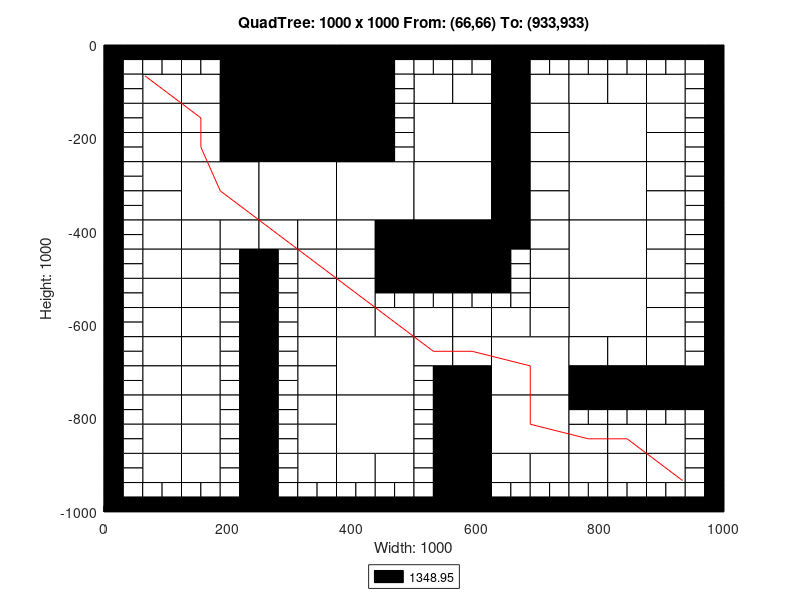

Reproduce this figure in MATLAB.
axis([0 1000 -1000 0]);
title('QuadTree: 1000 x 1000 From: (66,66) To: (933,933)');
xlabel('Width: 1000');
ylabel('Height: 1000');
rectangle('Position',[250 -125 125 125], 'FaceColor',[0 0 0]);
rectangle('Position',[250 -250 125 125], 'FaceColor',[0 0 0]);
rectangle('Position',[125 -375 125 125], 'FaceColor',[1 1 1]);
rectangle('Position',[250 -375 125 125], 'FaceColor',[1 1 1]);
rectangle('Position',[375 -375 125 125], 'FaceColor',[1 1 1]);
rectangle('Position',[500 -250 125 125], 'FaceColor',[1 1 1]);
rectangle('Position',[750 -250 125 125], 'FaceColor',[1 1 1]);
rectangle('Position',[500 -375 125 125], 'FaceColor',[1 1 1]);
rectangle('Position',[500 -500 125 125], 'FaceColor',[0 0 0]);
rectangle('Position',[750 -375 125 125], 'FaceColor',[1 1 1]);
rectangle('Position',[750 -500 125 125], 'FaceColor',[1 1 1]);
rectangle('Position',[375 -750 125 125], 'FaceColor',[1 1 1]);
rectangle('Position',[375 -875 125 125], 'FaceColor',[1 1 1]);
rectangle('Position',[625 -750 125 125], 'FaceColor',[1 1 1]);
rectangle('Position',[750 -625 125 125], 'FaceColor',[1 1 1]);
rectangle('Position',[625 -875 125 125], 'FaceColor',[1 1 1]);
rectangle('Position',[62.5 -125 62.5 62.5], 'FaceColor',[1 1 1]);
rectangle('Position',[187.5 -62.5 62.5 62.5], 'FaceColor',[0 0 0]);
rectangle('Position',[125 -125 62.5 62.5], 'FaceColor',[1 1 1]);
rectangle('Position',[187.5 -125 62.5 62.5], 'FaceColor',[0 0 0]);
rectangle('Position',[62.5 -187.5 62.5 62.5], 'FaceColor',[1 1 1]);
rectangle('Position',[62.5 -250 62.5 62.5], 'FaceColor',[1 1 1]);
rectangle('Position',[125 -187.5 62.5 62.5], 'FaceColor',[1 1 1]);
rectangle('Position',[187.5 -187.5 62.5 62.5], 'FaceColor',[0 0 0]);
rectangle('Position',[125 -250 62.5 62.5], 'FaceColor',[1 1 1]);
rectangle('Position',[187.5 -250 62.5 62.5], 'FaceColor',[0 0 0]);
rectangle('Position',[375 -62.5 62.5 62.5], 'FaceColor',[0 0 0]);
rectangle('Position',[375 -125 62.5 62.5], 'FaceColor',[0 0 0]);
rectangle('Position',[375 -187.5 62.5 62.5], 'FaceColor',[0 0 0]);
rectangle('Position',[375 -250 62.5 62.5], 'FaceColor',[0 0 0]);
rectangle('Position',[62.5 -312.5 62.5 62.5], 'FaceColor',[1 1 1]);
rectangle('Position',[62.5 -375 62.5 62.5], 'FaceColor',[1 1 1]);
rectangle('Position',[62.5 -437.5 62.5 62.5], 'FaceColor',[1 1 1]);
rectangle('Position',[62.5 -500 62.5 62.5], 'FaceColor',[1 1 1]);
rectangle('Position',[125 -437.5 62.5 62.5], 'FaceColor',[1 1 1]);
rectangle('Position',[187.5 -437.5 62.5 62.5], 'FaceColor',[1 1 1]);
rectangle('Position',[125 -500 62.5 62.5], 'FaceColor',[1 1 1]);
rectangle('Position',[250 -437.5 62.5 62.5], 'FaceColor',[1 1 1]);
rectangle('Position',[312.5 -437.5 62.5 62.5], 'FaceColor',[1 1 1]);
rectangle('Position',[312.5 -500 62.5 62.5], 'FaceColor',[1 1 1]);
rectangle('Position',[375 -437.5 62.5 62.5], 'FaceColor',[1 1 1]);
rectangle('Position',[437.5 -437.5 62.5 62.5], 'FaceColor',[0 0 0]);
rectangle('Position',[375 -500 62.5 62.5], 'FaceColor',[1 1 1]);
rectangle('Position',[437.5 -500 62.5 62.5], 'FaceColor',[0 0 0]);
rectangle('Position',[500 -125 62.5 62.5], 'FaceColor',[1 1 1]);
rectangle('Position',[562.5 -125 62.5 62.5], 'FaceColor',[1 1 1]);
rectangle('Position',[625 -62.5 62.5 62.5], 'FaceColor',[0 0 0]);
rectangle('Position',[625 -125 62.5 62.5], 'FaceColor',[0 0 0]);
rectangle('Position',[687.5 -125 62.5 62.5], 'FaceColor',[1 1 1]);
rectangle('Position',[625 -187.5 62.5 62.5], 'FaceColor',[0 0 0]);
rectangle('Position',[687.5 -187.5 62.5 62.5], 'FaceColor',[1 1 1]);
rectangle('Position',[625 -250 62.5 62.5], 'FaceColor',[0 0 0]);
rectangle('Position',[687.5 -250 62.5 62.5], 'FaceColor',[1 1 1]);
rectangle('Position',[750 -125 62.5 62.5], 'FaceColor',[1 1 1]);
rectangle('Position',[812.5 -125 62.5 62.5], 'FaceColor',[1 1 1]);
rectangle('Position',[875 -125 62.5 62.5], 'FaceColor',[1 1 1]);
rectangle('Position',[875 -187.5 62.5 62.5], 'FaceColor',[1 1 1]);
rectangle('Position',[875 -250 62.5 62.5], 'FaceColor',[1 1 1]);
rectangle('Position',[625 -312.5 62.5 62.5], 'FaceColor',[0 0 0]);
rectangle('Position',[687.5 -312.5 62.5 62.5], 'FaceColor',[1 1 1]);
rectangle('Position',[625 -375 62.5 62.5], 'FaceColor',[0 0 0]);
rectangle('Position',[687.5 -375 62.5 62.5], 'FaceColor',[1 1 1]);
rectangle('Position',[625 -437.5 62.5 62.5], 'FaceColor',[0 0 0]);
rectangle('Position',[687.5 -437.5 62.5 62.5], 'FaceColor',[1 1 1]);
rectangle('Position',[687.5 -500 62.5 62.5], 'FaceColor',[1 1 1]);
rectangle('Position',[875 -312.5 62.5 62.5], 'FaceColor',[1 1 1]);
rectangle('Position',[875 -375 62.5 62.5], 'FaceColor',[1 1 1]);
rectangle('Position',[875 -437.5 62.5 62.5], 'FaceColor',[1 1 1]);
rectangle('Position',[875 -500 62.5 62.5], 'FaceColor',[1 1 1]);
rectangle('Position',[62.5 -562.5 62.5 62.5], 'FaceColor',[1 1 1]);
rectangle('Position',[62.5 -625 62.5 62.5], 'FaceColor',[1 1 1]);
rectangle('Position',[125 -562.5 62.5 62.5], 'FaceColor',[1 1 1]);
rectangle('Position',[125 -625 62.5 62.5], 'FaceColor',[1 1 1]);
rectangle('Position',[62.5 -687.5 62.5 62.5], 'FaceColor',[1 1 1]);
rectangle('Position',[62.5 -750 62.5 62.5], 'FaceColor',[1 1 1]);
rectangle('Position',[125 -687.5 62.5 62.5], 'FaceColor',[1 1 1]);
rectangle('Position',[125 -750 62.5 62.5], 'FaceColor',[1 1 1]);
rectangle('Position',[312.5 -562.5 62.5 62.5], 'FaceColor',[1 1 1]);
rectangle('Position',[312.5 -625 62.5 62.5], 'FaceColor',[1 1 1]);
rectangle('Position',[375 -562.5 62.5 62.5], 'FaceColor',[1 1 1]);
rectangle('Position',[375 -625 62.5 62.5], 'FaceColor',[1 1 1]);
rectangle('Position',[437.5 -625 62.5 62.5], 'FaceColor',[1 1 1]);
rectangle('Position',[312.5 -687.5 62.5 62.5], 'FaceColor',[1 1 1]);
rectangle('Position',[312.5 -750 62.5 62.5], 'FaceColor',[1 1 1]);
rectangle('Position',[62.5 -812.5 62.5 62.5], 'FaceColor',[1 1 1]);
rectangle('Position',[62.5 -875 62.5 62.5], 'FaceColor',[1 1 1]);
rectangle('Position',[125 -812.5 62.5 62.5], 'FaceColor',[1 1 1]);
rectangle('Position',[125 -875 62.5 62.5], 'FaceColor',[1 1 1]);
rectangle('Position',[62.5 -937.5 62.5 62.5], 'FaceColor',[1 1 1]);
rectangle('Position',[125 -937.5 62.5 62.5], 'FaceColor',[1 1 1]);
rectangle('Position',[312.5 -812.5 62.5 62.5], 'FaceColor',[1 1 1]);
rectangle('Position',[312.5 -875 62.5 62.5], 'FaceColor',[1 1 1]);
rectangle('Position',[312.5 -937.5 62.5 62.5], 'FaceColor',[1 1 1]);
rectangle('Position',[375 -937.5 62.5 62.5], 'FaceColor',[1 1 1]);
rectangle('Position',[437.5 -937.5 62.5 62.5], 'FaceColor',[1 1 1]);
rectangle('Position',[500 -625 62.5 62.5], 'FaceColor',[1 1 1]);
rectangle('Position',[562.5 -625 62.5 62.5], 'FaceColor',[1 1 1]);
rectangle('Position',[687.5 -562.5 62.5 62.5], 'FaceColor',[1 1 1]);
rectangle('Position',[625 -625 62.5 62.5], 'FaceColor',[1 1 1]);
rectangle('Position',[687.5 -625 62.5 62.5], 'FaceColor',[1 1 1]);
rectangle('Position',[500 -687.5 62.5 62.5], 'FaceColor',[1 1 1]);
rectangle('Position',[562.5 -687.5 62.5 62.5], 'FaceColor',[1 1 1]);
rectangle('Position',[562.5 -750 62.5 62.5], 'FaceColor',[0 0 0]);
rectangle('Position',[875 -562.5 62.5 62.5], 'FaceColor',[1 1 1]);
rectangle('Position',[875 -625 62.5 62.5], 'FaceColor',[1 1 1]);
rectangle('Position',[750 -687.5 62.5 62.5], 'FaceColor',[1 1 1]);
rectangle('Position',[812.5 -687.5 62.5 62.5], 'FaceColor',[1 1 1]);
rectangle('Position',[750 -750 62.5 62.5], 'FaceColor',[0 0 0]);
rectangle('Position',[812.5 -750 62.5 62.5], 'FaceColor',[0 0 0]);
rectangle('Position',[875 -687.5 62.5 62.5], 'FaceColor',[1 1 1]);
rectangle('Position',[875 -750 62.5 62.5], 'FaceColor',[0 0 0]);
rectangle('Position',[937.5 -750 62.5 62.5], 'FaceColor',[0 0 0]);
rectangle('Position',[562.5 -812.5 62.5 62.5], 'FaceColor',[0 0 0]);
rectangle('Position',[562.5 -875 62.5 62.5], 'FaceColor',[0 0 0]);
rectangle('Position',[562.5 -937.5 62.5 62.5], 'FaceColor',[0 0 0]);
rectangle('Position',[562.5 -1000 62.5 62.5], 'FaceColor',[0 0 0]);
rectangle('Position',[625 -937.5 62.5 62.5], 'FaceColor',[1 1 1]);
rectangle('Position',[687.5 -937.5 62.5 62.5], 'FaceColor',[1 1 1]);
rectangle('Position',[750 -875 62.5 62.5], 'FaceColor',[1 1 1]);
rectangle('Position',[812.5 -875 62.5 62.5], 'FaceColor',[1 1 1]);
rectangle('Position',[875 -875 62.5 62.5], 'FaceColor',[1 1 1]);
rectangle('Position',[750 -937.5 62.5 62.5], 'FaceColor',[1 1 1]);
rectangle('Position',[812.5 -937.5 62.5 62.5], 'FaceColor',[1 1 1]);
rectangle('Position',[875 -937.5 62.5 62.5], 'FaceColor',[1 1 1]);
rectangle('Position',[0 -31.25 31.25 31.25], 'FaceColor',[0 0 0]);
rectangle('Position',[31.25 -31.25 31.25 31.25], 'FaceColor',[0 0 0]);
rectangle('Position',[0 -62.5 31.25 31.25], 'FaceColor',[0 0 0]);
rectangle('Position',[31.25 -62.5 31.25 31.25], 'FaceColor',[1 1 1]);
rectangle('Position',[62.5 -31.25 31.25 31.25], 'FaceColor',[0 0 0]);
rectangle('Position',[93.75 -31.25 31.25 31.25], 'FaceColor',[0 0 0]);
rectangle('Position',[62.5 -62.5 31.25 31.25], 'FaceColor',[1 1 1]);
rectangle('Position',[93.75 -62.5 31.25 31.25], 'FaceColor',[1 1 1]);
rectangle('Position',[0 -93.75 31.25 31.25], 'FaceColor',[0 0 0]);
rectangle('Position',[31.25 -93.75 31.25 31.25], 'FaceColor',[1 1 1]);
rectangle('Position',[0 -125 31.25 31.25], 'FaceColor',[0 0 0]);
rectangle('Position',[31.25 -125 31.25 31.25], 'FaceColor',[1 1 1]);
rectangle('Position',[125 -31.25 31.25 31.25], 'FaceColor',[0 0 0]);
rectangle('Position',[156.25 -31.25 31.25 31.25], 'FaceColor',[0 0 0]);
rectangle('Position',[125 -62.5 31.25 31.25], 'FaceColor',[1 1 1]);
rectangle('Position',[156.25 -62.5 31.25 31.25], 'FaceColor',[1 1 1]);
rectangle('Position',[0 -156.25 31.25 31.25], 'FaceColor',[0 0 0]);
rectangle('Position',[31.25 -156.25 31.25 31.25], 'FaceColor',[1 1 1]);
rectangle('Position',[0 -187.5 31.25 31.25], 'FaceColor',[0 0 0]);
rectangle('Position',[31.25 -187.5 31.25 31.25], 'FaceColor',[1 1 1]);
rectangle('Position',[0 -218.75 31.25 31.25], 'FaceColor',[0 0 0]);
rectangle('Position',[31.25 -218.75 31.25 31.25], 'FaceColor',[1 1 1]);
rectangle('Position',[0 -250 31.25 31.25], 'FaceColor',[0 0 0]);
rectangle('Position',[31.25 -250 31.25 31.25], 'FaceColor',[1 1 1]);
rectangle('Position',[437.5 -31.25 31.25 31.25], 'FaceColor',[0 0 0]);
rectangle('Position',[468.75 -31.25 31.25 31.25], 'FaceColor',[0 0 0]);
rectangle('Position',[437.5 -62.5 31.25 31.25], 'FaceColor',[0 0 0]);
rectangle('Position',[468.75 -62.5 31.25 31.25], 'FaceColor',[1 1 1]);
rectangle('Position',[437.5 -93.75 31.25 31.25], 'FaceColor',[0 0 0]);
rectangle('Position',[468.75 -93.75 31.25 31.25], 'FaceColor',[1 1 1]);
rectangle('Position',[437.5 -125 31.25 31.25], 'FaceColor',[0 0 0]);
rectangle('Position',[468.75 -125 31.25 31.25], 'FaceColor',[1 1 1]);
rectangle('Position',[437.5 -156.25 31.25 31.25], 'FaceColor',[0 0 0]);
rectangle('Position',[468.75 -156.25 31.25 31.25], 'FaceColor',[1 1 1]);
rectangle('Position',[437.5 -187.5 31.25 31.25], 'FaceColor',[0 0 0]);
rectangle('Position',[468.75 -187.5 31.25 31.25], 'FaceColor',[1 1 1]);
rectangle('Position',[437.5 -218.75 31.25 31.25], 'FaceColor',[0 0 0]);
rectangle('Position',[468.75 -218.75 31.25 31.25], 'FaceColor',[1 1 1]);
rectangle('Position',[437.5 -250 31.25 31.25], 'FaceColor',[0 0 0]);
rectangle('Position',[468.75 -250 31.25 31.25], 'FaceColor',[1 1 1]);
rectangle('Position',[0 -281.25 31.25 31.25], 'FaceColor',[0 0 0]);
rectangle('Position',[31.25 -281.25 31.25 31.25], 'FaceColor',[1 1 1]);
rectangle('Position',[0 -312.5 31.25 31.25], 'FaceColor',[0 0 0]);
rectangle('Position',[31.25 -312.5 31.25 31.25], 'FaceColor',[1 1 1]);
rectangle('Position',[0 -343.75 31.25 31.25], 'FaceColor',[0 0 0]);
rectangle('Position',[31.25 -343.75 31.25 31.25], 'FaceColor',[1 1 1]);
rectangle('Position',[0 -375 31.25 31.25], 'FaceColor',[0 0 0]);
rectangle('Position',[31.25 -375 31.25 31.25], 'FaceColor',[1 1 1]);
rectangle('Position',[0 -406.25 31.25 31.25], 'FaceColor',[0 0 0]);
rectangle('Position',[31.25 -406.25 31.25 31.25], 'FaceColor',[1 1 1]);
rectangle('Position',[0 -437.5 31.25 31.25], 'FaceColor',[0 0 0]);
rectangle('Position',[31.25 -437.5 31.25 31.25], 'FaceColor',[1 1 1]);
rectangle('Position',[0 -468.75 31.25 31.25], 'FaceColor',[0 0 0]);
rectangle('Position',[31.25 -468.75 31.25 31.25], 'FaceColor',[1 1 1]);
rectangle('Position',[0 -500 31.25 31.25], 'FaceColor',[0 0 0]);
rectangle('Position',[31.25 -500 31.25 31.25], 'FaceColor',[1 1 1]);
rectangle('Position',[187.5 -468.75 31.25 31.25], 'FaceColor',[1 1 1]);
rectangle('Position',[218.75 -468.75 31.25 31.25], 'FaceColor',[0 0 0]);
rectangle('Position',[187.5 -500 31.25 31.25], 'FaceColor',[1 1 1]);
rectangle('Position',[218.75 -500 31.25 31.25], 'FaceColor',[0 0 0]);
rectangle('Position',[250 -468.75 31.25 31.25], 'FaceColor',[0 0 0]);
rectangle('Position',[281.25 -468.75 31.25 31.25], 'FaceColor',[1 1 1]);
rectangle('Position',[250 -500 31.25 31.25], 'FaceColor',[0 0 0]);
rectangle('Position',[281.25 -500 31.25 31.25], 'FaceColor',[1 1 1]);
rectangle('Position',[500 -31.25 31.25 31.25], 'FaceColor',[0 0 0]);
rectangle('Position',[531.25 -31.25 31.25 31.25], 'FaceColor',[0 0 0]);
rectangle('Position',[500 -62.5 31.25 31.25], 'FaceColor',[1 1 1]);
rectangle('Position',[531.25 -62.5 31.25 31.25], 'FaceColor',[1 1 1]);
rectangle('Position',[562.5 -31.25 31.25 31.25], 'FaceColor',[0 0 0]);
rectangle('Position',[593.75 -31.25 31.25 31.25], 'FaceColor',[0 0 0]);
rectangle('Position',[562.5 -62.5 31.25 31.25], 'FaceColor',[1 1 1]);
rectangle('Position',[593.75 -62.5 31.25 31.25], 'FaceColor',[1 1 1]);
rectangle('Position',[687.5 -31.25 31.25 31.25], 'FaceColor',[0 0 0]);
rectangle('Position',[718.75 -31.25 31.25 31.25], 'FaceColor',[0 0 0]);
rectangle('Position',[687.5 -62.5 31.25 31.25], 'FaceColor',[1 1 1]);
rectangle('Position',[718.75 -62.5 31.25 31.25], 'FaceColor',[1 1 1]);
rectangle('Position',[750 -31.25 31.25 31.25], 'FaceColor',[0 0 0]);
rectangle('Position',[781.25 -31.25 31.25 31.25], 'FaceColor',[0 0 0]);
rectangle('Position',[750 -62.5 31.25 31.25], 'FaceColor',[1 1 1]);
rectangle('Position',[781.25 -62.5 31.25 31.25], 'FaceColor',[1 1 1]);
rectangle('Position',[812.5 -31.25 31.25 31.25], 'FaceColor',[0 0 0]);
rectangle('Position',[843.75 -31.25 31.25 31.25], 'FaceColor',[0 0 0]);
rectangle('Position',[812.5 -62.5 31.25 31.25], 'FaceColor',[1 1 1]);
rectangle('Position',[843.75 -62.5 31.25 31.25], 'FaceColor',[1 1 1]);
rectangle('Position',[875 -31.25 31.25 31.25], 'FaceColor',[0 0 0]);
rectangle('Position',[906.25 -31.25 31.25 31.25], 'FaceColor',[0 0 0]);
rectangle('Position',[875 -62.5 31.25 31.25], 'FaceColor',[1 1 1]);
rectangle('Position',[906.25 -62.5 31.25 31.25], 'FaceColor',[1 1 1]);
rectangle('Position',[937.5 -31.25 31.25 31.25], 'FaceColor',[0 0 0]);
rectangle('Position',[968.75 -31.25 31.25 31.25], 'FaceColor',[0 0 0]);
rectangle('Position',[937.5 -62.5 31.25 31.25], 'FaceColor',[1 1 1]);
rectangle('Position',[968.75 -62.5 31.25 31.25], 'FaceColor',[0 0 0]);
rectangle('Position',[937.5 -93.75 31.25 31.25], 'FaceColor',[1 1 1]);
rectangle('Position',[968.75 -93.75 31.25 31.25], 'FaceColor',[0 0 0]);
rectangle('Position',[937.5 -125 31.25 31.25], 'FaceColor',[1 1 1]);
rectangle('Position',[968.75 -125 31.25 31.25], 'FaceColor',[0 0 0]);
rectangle('Position',[937.5 -156.25 31.25 31.25], 'FaceColor',[1 1 1]);
rectangle('Position',[968.75 -156.25 31.25 31.25], 'FaceColor',[0 0 0]);
rectangle('Position',[937.5 -187.5 31.25 31.25], 'FaceColor',[1 1 1]);
rectangle('Position',[968.75 -187.5 31.25 31.25], 'FaceColor',[0 0 0]);
rectangle('Position',[937.5 -218.75 31.25 31.25], 'FaceColor',[1 1 1]);
rectangle('Position',[968.75 -218.75 31.25 31.25], 'FaceColor',[0 0 0]);
rectangle('Position',[937.5 -250 31.25 31.25], 'FaceColor',[1 1 1]);
rectangle('Position',[968.75 -250 31.25 31.25], 'FaceColor',[0 0 0]);
rectangle('Position',[625 -468.75 31.25 31.25], 'FaceColor',[0 0 0]);
rectangle('Position',[656.25 -468.75 31.25 31.25], 'FaceColor',[1 1 1]);
rectangle('Position',[625 -500 31.25 31.25], 'FaceColor',[0 0 0]);
rectangle('Position',[656.25 -500 31.25 31.25], 'FaceColor',[1 1 1]);
rectangle('Position',[937.5 -281.25 31.25 31.25], 'FaceColor',[1 1 1]);
rectangle('Position',[968.75 -281.25 31.25 31.25], 'FaceColor',[0 0 0]);
rectangle('Position',[937.5 -312.5 31.25 31.25], 'FaceColor',[1 1 1]);
rectangle('Position',[968.75 -312.5 31.25 31.25], 'FaceColor',[0 0 0]);
rectangle('Position',[937.5 -343.75 31.25 31.25], 'FaceColor',[1 1 1]);
rectangle('Position',[968.75 -343.75 31.25 31.25], 'FaceColor',[0 0 0]);
rectangle('Position',[937.5 -375 31.25 31.25], 'FaceColor',[1 1 1]);
rectangle('Position',[968.75 -375 31.25 31.25], 'FaceColor',[0 0 0]);
rectangle('Position',[937.5 -406.25 31.25 31.25], 'FaceColor',[1 1 1]);
rectangle('Position',[968.75 -406.25 31.25 31.25], 'FaceColor',[0 0 0]);
rectangle('Position',[937.5 -437.5 31.25 31.25], 'FaceColor',[1 1 1]);
rectangle('Position',[968.75 -437.5 31.25 31.25], 'FaceColor',[0 0 0]);
rectangle('Position',[937.5 -468.75 31.25 31.25], 'FaceColor',[1 1 1]);
rectangle('Position',[968.75 -468.75 31.25 31.25], 'FaceColor',[0 0 0]);
rectangle('Position',[937.5 -500 31.25 31.25], 'FaceColor',[1 1 1]);
rectangle('Position',[968.75 -500 31.25 31.25], 'FaceColor',[0 0 0]);
rectangle('Position',[0 -531.25 31.25 31.25], 'FaceColor',[0 0 0]);
rectangle('Position',[31.25 -531.25 31.25 31.25], 'FaceColor',[1 1 1]);
rectangle('Position',[0 -562.5 31.25 31.25], 'FaceColor',[0 0 0]);
rectangle('Position',[31.25 -562.5 31.25 31.25], 'FaceColor',[1 1 1]);
rectangle('Position',[0 -593.75 31.25 31.25], 'FaceColor',[0 0 0]);
rectangle('Position',[31.25 -593.75 31.25 31.25], 'FaceColor',[1 1 1]);
rectangle('Position',[0 -625 31.25 31.25], 'FaceColor',[0 0 0]);
rectangle('Position',[31.25 -625 31.25 31.25], 'FaceColor',[1 1 1]);
rectangle('Position',[187.5 -531.25 31.25 31.25], 'FaceColor',[1 1 1]);
rectangle('Position',[218.75 -531.25 31.25 31.25], 'FaceColor',[0 0 0]);
rectangle('Position',[187.5 -562.5 31.25 31.25], 'FaceColor',[1 1 1]);
rectangle('Position',[218.75 -562.5 31.25 31.25], 'FaceColor',[0 0 0]);
rectangle('Position',[187.5 -593.75 31.25 31.25], 'FaceColor',[1 1 1]);
rectangle('Position',[218.75 -593.75 31.25 31.25], 'FaceColor',[0 0 0]);
rectangle('Position',[187.5 -625 31.25 31.25], 'FaceColor',[1 1 1]);
rectangle('Position',[218.75 -625 31.25 31.25], 'FaceColor',[0 0 0]);
rectangle('Position',[0 -656.25 31.25 31.25], 'FaceColor',[0 0 0]);
rectangle('Position',[31.25 -656.25 31.25 31.25], 'FaceColor',[1 1 1]);
rectangle('Position',[0 -687.5 31.25 31.25], 'FaceColor',[0 0 0]);
rectangle('Position',[31.25 -687.5 31.25 31.25], 'FaceColor',[1 1 1]);
rectangle('Position',[0 -718.75 31.25 31.25], 'FaceColor',[0 0 0]);
rectangle('Position',[31.25 -718.75 31.25 31.25], 'FaceColor',[1 1 1]);
rectangle('Position',[0 -750 31.25 31.25], 'FaceColor',[0 0 0]);
rectangle('Position',[31.25 -750 31.25 31.25], 'FaceColor',[1 1 1]);
rectangle('Position',[187.5 -656.25 31.25 31.25], 'FaceColor',[1 1 1]);
rectangle('Position',[218.75 -656.25 31.25 31.25], 'FaceColor',[0 0 0]);
rectangle('Position',[187.5 -687.5 31.25 31.25], 'FaceColor',[1 1 1]);
rectangle('Position',[218.75 -687.5 31.25 31.25], 'FaceColor',[0 0 0]);
rectangle('Position',[187.5 -718.75 31.25 31.25], 'FaceColor',[1 1 1]);
rectangle('Position',[218.75 -718.75 31.25 31.25], 'FaceColor',[0 0 0]);
rectangle('Position',[187.5 -750 31.25 31.25], 'FaceColor',[1 1 1]);
rectangle('Position',[218.75 -750 31.25 31.25], 'FaceColor',[0 0 0]);
rectangle('Position',[250 -531.25 31.25 31.25], 'FaceColor',[0 0 0]);
rectangle('Position',[281.25 -531.25 31.25 31.25], 'FaceColor',[1 1 1]);
rectangle('Position',[250 -562.5 31.25 31.25], 'FaceColor',[0 0 0]);
rectangle('Position',[281.25 -562.5 31.25 31.25], 'FaceColor',[1 1 1]);
rectangle('Position',[250 -593.75 31.25 31.25], 'FaceColor',[0 0 0]);
rectangle('Position',[281.25 -593.75 31.25 31.25], 'FaceColor',[1 1 1]);
rectangle('Position',[250 -625 31.25 31.25], 'FaceColor',[0 0 0]);
rectangle('Position',[281.25 -625 31.25 31.25], 'FaceColor',[1 1 1]);
rectangle('Position',[437.5 -531.25 31.25 31.25], 'FaceColor',[0 0 0]);
rectangle('Position',[468.75 -531.25 31.25 31.25], 'FaceColor',[0 0 0]);
rectangle('Position',[437.5 -562.5 31.25 31.25], 'FaceColor',[1 1 1]);
rectangle('Position',[468.75 -562.5 31.25 31.25], 'FaceColor',[1 1 1]);
rectangle('Position',[250 -656.25 31.25 31.25], 'FaceColor',[0 0 0]);
rectangle('Position',[281.25 -656.25 31.25 31.25], 'FaceColor',[1 1 1]);
rectangle('Position',[250 -687.5 31.25 31.25], 'FaceColor',[0 0 0]);
rectangle('Position',[281.25 -687.5 31.25 31.25], 'FaceColor',[1 1 1]);
rectangle('Position',[250 -718.75 31.25 31.25], 'FaceColor',[0 0 0]);
rectangle('Position',[281.25 -718.75 31.25 31.25], 'FaceColor',[1 1 1]);
rectangle('Position',[250 -750 31.25 31.25], 'FaceColor',[0 0 0]);
rectangle('Position',[281.25 -750 31.25 31.25], 'FaceColor',[1 1 1]);
rectangle('Position',[0 -781.25 31.25 31.25], 'FaceColor',[0 0 0]);
rectangle('Position',[31.25 -781.25 31.25 31.25], 'FaceColor',[1 1 1]);
rectangle('Position',[0 -812.5 31.25 31.25], 'FaceColor',[0 0 0]);
rectangle('Position',[31.25 -812.5 31.25 31.25], 'FaceColor',[1 1 1]);
rectangle('Position',[0 -843.75 31.25 31.25], 'FaceColor',[0 0 0]);
rectangle('Position',[31.25 -843.75 31.25 31.25], 'FaceColor',[1 1 1]);
rectangle('Position',[0 -875 31.25 31.25], 'FaceColor',[0 0 0]);
rectangle('Position',[31.25 -875 31.25 31.25], 'FaceColor',[1 1 1]);
rectangle('Position',[187.5 -781.25 31.25 31.25], 'FaceColor',[1 1 1]);
rectangle('Position',[218.75 -781.25 31.25 31.25], 'FaceColor',[0 0 0]);
rectangle('Position',[187.5 -812.5 31.25 31.25], 'FaceColor',[1 1 1]);
rectangle('Position',[218.75 -812.5 31.25 31.25], 'FaceColor',[0 0 0]);
rectangle('Position',[187.5 -843.75 31.25 31.25], 'FaceColor',[1 1 1]);
rectangle('Position',[218.75 -843.75 31.25 31.25], 'FaceColor',[0 0 0]);
rectangle('Position',[187.5 -875 31.25 31.25], 'FaceColor',[1 1 1]);
rectangle('Position',[218.75 -875 31.25 31.25], 'FaceColor',[0 0 0]);
rectangle('Position',[0 -906.25 31.25 31.25], 'FaceColor',[0 0 0]);
rectangle('Position',[31.25 -906.25 31.25 31.25], 'FaceColor',[1 1 1]);
rectangle('Position',[0 -937.5 31.25 31.25], 'FaceColor',[0 0 0]);
rectangle('Position',[31.25 -937.5 31.25 31.25], 'FaceColor',[1 1 1]);
rectangle('Position',[0 -968.75 31.25 31.25], 'FaceColor',[0 0 0]);
rectangle('Position',[31.25 -968.75 31.25 31.25], 'FaceColor',[1 1 1]);
rectangle('Position',[0 -1000 31.25 31.25], 'FaceColor',[0 0 0]);
rectangle('Position',[31.25 -1000 31.25 31.25], 'FaceColor',[0 0 0]);
rectangle('Position',[62.5 -968.75 31.25 31.25], 'FaceColor',[1 1 1]);
rectangle('Position',[93.75 -968.75 31.25 31.25], 'FaceColor',[1 1 1]);
rectangle('Position',[62.5 -1000 31.25 31.25], 'FaceColor',[0 0 0]);
rectangle('Position',[93.75 -1000 31.25 31.25], 'FaceColor',[0 0 0]);
rectangle('Position',[187.5 -906.25 31.25 31.25], 'FaceColor',[1 1 1]);
rectangle('Position',[218.75 -906.25 31.25 31.25], 'FaceColor',[0 0 0]);
rectangle('Position',[187.5 -937.5 31.25 31.25], 'FaceColor',[1 1 1]);
rectangle('Position',[218.75 -937.5 31.25 31.25], 'FaceColor',[0 0 0]);
rectangle('Position',[125 -968.75 31.25 31.25], 'FaceColor',[1 1 1]);
rectangle('Position',[156.25 -968.75 31.25 31.25], 'FaceColor',[1 1 1]);
rectangle('Position',[125 -1000 31.25 31.25], 'FaceColor',[0 0 0]);
rectangle('Position',[156.25 -1000 31.25 31.25], 'FaceColor',[0 0 0]);
rectangle('Position',[187.5 -968.75 31.25 31.25], 'FaceColor',[1 1 1]);
rectangle('Position',[218.75 -968.75 31.25 31.25], 'FaceColor',[0 0 0]);
rectangle('Position',[187.5 -1000 31.25 31.25], 'FaceColor',[0 0 0]);
rectangle('Position',[218.75 -1000 31.25 31.25], 'FaceColor',[0 0 0]);
rectangle('Position',[250 -781.25 31.25 31.25], 'FaceColor',[0 0 0]);
rectangle('Position',[281.25 -781.25 31.25 31.25], 'FaceColor',[1 1 1]);
rectangle('Position',[250 -812.5 31.25 31.25], 'FaceColor',[0 0 0]);
rectangle('Position',[281.25 -812.5 31.25 31.25], 'FaceColor',[1 1 1]);
rectangle('Position',[250 -843.75 31.25 31.25], 'FaceColor',[0 0 0]);
rectangle('Position',[281.25 -843.75 31.25 31.25], 'FaceColor',[1 1 1]);
rectangle('Position',[250 -875 31.25 31.25], 'FaceColor',[0 0 0]);
rectangle('Position',[281.25 -875 31.25 31.25], 'FaceColor',[1 1 1]);
rectangle('Position',[250 -906.25 31.25 31.25], 'FaceColor',[0 0 0]);
rectangle('Position',[281.25 -906.25 31.25 31.25], 'FaceColor',[1 1 1]);
rectangle('Position',[250 -937.5 31.25 31.25], 'FaceColor',[0 0 0]);
rectangle('Position',[281.25 -937.5 31.25 31.25], 'FaceColor',[1 1 1]);
rectangle('Position',[250 -968.75 31.25 31.25], 'FaceColor',[0 0 0]);
rectangle('Position',[281.25 -968.75 31.25 31.25], 'FaceColor',[1 1 1]);
rectangle('Position',[250 -1000 31.25 31.25], 'FaceColor',[0 0 0]);
rectangle('Position',[281.25 -1000 31.25 31.25], 'FaceColor',[0 0 0]);
rectangle('Position',[312.5 -968.75 31.25 31.25], 'FaceColor',[1 1 1]);
rectangle('Position',[343.75 -968.75 31.25 31.25], 'FaceColor',[1 1 1]);
rectangle('Position',[312.5 -1000 31.25 31.25], 'FaceColor',[0 0 0]);
rectangle('Position',[343.75 -1000 31.25 31.25], 'FaceColor',[0 0 0]);
rectangle('Position',[375 -968.75 31.25 31.25], 'FaceColor',[1 1 1]);
rectangle('Position',[406.25 -968.75 31.25 31.25], 'FaceColor',[1 1 1]);
rectangle('Position',[375 -1000 31.25 31.25], 'FaceColor',[0 0 0]);
rectangle('Position',[406.25 -1000 31.25 31.25], 'FaceColor',[0 0 0]);
rectangle('Position',[437.5 -968.75 31.25 31.25], 'FaceColor',[1 1 1]);
rectangle('Position',[468.75 -968.75 31.25 31.25], 'FaceColor',[1 1 1]);
rectangle('Position',[437.5 -1000 31.25 31.25], 'FaceColor',[0 0 0]);
rectangle('Position',[468.75 -1000 31.25 31.25], 'FaceColor',[0 0 0]);
rectangle('Position',[500 -531.25 31.25 31.25], 'FaceColor',[0 0 0]);
rectangle('Position',[531.25 -531.25 31.25 31.25], 'FaceColor',[0 0 0]);
rectangle('Position',[500 -562.5 31.25 31.25], 'FaceColor',[1 1 1]);
rectangle('Position',[531.25 -562.5 31.25 31.25], 'FaceColor',[1 1 1]);
rectangle('Position',[562.5 -531.25 31.25 31.25], 'FaceColor',[0 0 0]);
rectangle('Position',[593.75 -531.25 31.25 31.25], 'FaceColor',[0 0 0]);
rectangle('Position',[562.5 -562.5 31.25 31.25], 'FaceColor',[1 1 1]);
rectangle('Position',[593.75 -562.5 31.25 31.25], 'FaceColor',[1 1 1]);
rectangle('Position',[625 -531.25 31.25 31.25], 'FaceColor',[0 0 0]);
rectangle('Position',[656.25 -531.25 31.25 31.25], 'FaceColor',[1 1 1]);
rectangle('Position',[625 -562.5 31.25 31.25], 'FaceColor',[1 1 1]);
rectangle('Position',[656.25 -562.5 31.25 31.25], 'FaceColor',[1 1 1]);
rectangle('Position',[500 -718.75 31.25 31.25], 'FaceColor',[1 1 1]);
rectangle('Position',[531.25 -718.75 31.25 31.25], 'FaceColor',[0 0 0]);
rectangle('Position',[500 -750 31.25 31.25], 'FaceColor',[1 1 1]);
rectangle('Position',[531.25 -750 31.25 31.25], 'FaceColor',[0 0 0]);
rectangle('Position',[937.5 -531.25 31.25 31.25], 'FaceColor',[1 1 1]);
rectangle('Position',[968.75 -531.25 31.25 31.25], 'FaceColor',[0 0 0]);
rectangle('Position',[937.5 -562.5 31.25 31.25], 'FaceColor',[1 1 1]);
rectangle('Position',[968.75 -562.5 31.25 31.25], 'FaceColor',[0 0 0]);
rectangle('Position',[937.5 -593.75 31.25 31.25], 'FaceColor',[1 1 1]);
rectangle('Position',[968.75 -593.75 31.25 31.25], 'FaceColor',[0 0 0]);
rectangle('Position',[937.5 -625 31.25 31.25], 'FaceColor',[1 1 1]);
rectangle('Position',[968.75 -625 31.25 31.25], 'FaceColor',[0 0 0]);
rectangle('Position',[937.5 -656.25 31.25 31.25], 'FaceColor',[1 1 1]);
rectangle('Position',[968.75 -656.25 31.25 31.25], 'FaceColor',[0 0 0]);
rectangle('Position',[937.5 -687.5 31.25 31.25], 'FaceColor',[1 1 1]);
rectangle('Position',[968.75 -687.5 31.25 31.25], 'FaceColor',[0 0 0]);
rectangle('Position',[500 -781.25 31.25 31.25], 'FaceColor',[1 1 1]);
rectangle('Position',[531.25 -781.25 31.25 31.25], 'FaceColor',[0 0 0]);
rectangle('Position',[500 -812.5 31.25 31.25], 'FaceColor',[1 1 1]);
rectangle('Position',[531.25 -812.5 31.25 31.25], 'FaceColor',[0 0 0]);
rectangle('Position',[500 -843.75 31.25 31.25], 'FaceColor',[1 1 1]);
rectangle('Position',[531.25 -843.75 31.25 31.25], 'FaceColor',[0 0 0]);
rectangle('Position',[500 -875 31.25 31.25], 'FaceColor',[1 1 1]);
rectangle('Position',[531.25 -875 31.25 31.25], 'FaceColor',[0 0 0]);
rectangle('Position',[500 -906.25 31.25 31.25], 'FaceColor',[1 1 1]);
rectangle('Position',[531.25 -906.25 31.25 31.25], 'FaceColor',[0 0 0]);
rectangle('Position',[500 -937.5 31.25 31.25], 'FaceColor',[1 1 1]);
rectangle('Position',[531.25 -937.5 31.25 31.25], 'FaceColor',[0 0 0]);
rectangle('Position',[500 -968.75 31.25 31.25], 'FaceColor',[1 1 1]);
rectangle('Position',[531.25 -968.75 31.25 31.25], 'FaceColor',[0 0 0]);
rectangle('Position',[500 -1000 31.25 31.25], 'FaceColor',[0 0 0]);
rectangle('Position',[531.25 -1000 31.25 31.25], 'FaceColor',[0 0 0]);
rectangle('Position',[625 -968.75 31.25 31.25], 'FaceColor',[1 1 1]);
rectangle('Position',[656.25 -968.75 31.25 31.25], 'FaceColor',[1 1 1]);
rectangle('Position',[625 -1000 31.25 31.25], 'FaceColor',[0 0 0]);
rectangle('Position',[656.25 -1000 31.25 31.25], 'FaceColor',[0 0 0]);
rectangle('Position',[687.5 -968.75 31.25 31.25], 'FaceColor',[1 1 1]);
rectangle('Position',[718.75 -968.75 31.25 31.25], 'FaceColor',[1 1 1]);
rectangle('Position',[687.5 -1000 31.25 31.25], 'FaceColor',[0 0 0]);
rectangle('Position',[718.75 -1000 31.25 31.25], 'FaceColor',[0 0 0]);
rectangle('Position',[750 -781.25 31.25 31.25], 'FaceColor',[0 0 0]);
rectangle('Position',[781.25 -781.25 31.25 31.25], 'FaceColor',[0 0 0]);
rectangle('Position',[750 -812.5 31.25 31.25], 'FaceColor',[1 1 1]);
rectangle('Position',[781.25 -812.5 31.25 31.25], 'FaceColor',[1 1 1]);
rectangle('Position',[812.5 -781.25 31.25 31.25], 'FaceColor',[0 0 0]);
rectangle('Position',[843.75 -781.25 31.25 31.25], 'FaceColor',[0 0 0]);
rectangle('Position',[812.5 -812.5 31.25 31.25], 'FaceColor',[1 1 1]);
rectangle('Position',[843.75 -812.5 31.25 31.25], 'FaceColor',[1 1 1]);
rectangle('Position',[875 -781.25 31.25 31.25], 'FaceColor',[0 0 0]);
rectangle('Position',[906.25 -781.25 31.25 31.25], 'FaceColor',[0 0 0]);
rectangle('Position',[875 -812.5 31.25 31.25], 'FaceColor',[1 1 1]);
rectangle('Position',[906.25 -812.5 31.25 31.25], 'FaceColor',[1 1 1]);
rectangle('Position',[937.5 -781.25 31.25 31.25], 'FaceColor',[0 0 0]);
rectangle('Position',[968.75 -781.25 31.25 31.25], 'FaceColor',[0 0 0]);
rectangle('Position',[937.5 -812.5 31.25 31.25], 'FaceColor',[1 1 1]);
rectangle('Position',[968.75 -812.5 31.25 31.25], 'FaceColor',[0 0 0]);
rectangle('Position',[937.5 -843.75 31.25 31.25], 'FaceColor',[1 1 1]);
rectangle('Position',[968.75 -843.75 31.25 31.25], 'FaceColor',[0 0 0]);
rectangle('Position',[937.5 -875 31.25 31.25], 'FaceColor',[1 1 1]);
rectangle('Position',[968.75 -875 31.25 31.25], 'FaceColor',[0 0 0]);
rectangle('Position',[750 -968.75 31.25 31.25], 'FaceColor',[1 1 1]);
rectangle('Position',[781.25 -968.75 31.25 31.25], 'FaceColor',[1 1 1]);
rectangle('Position',[750 -1000 31.25 31.25], 'FaceColor',[0 0 0]);
rectangle('Position',[781.25 -1000 31.25 31.25], 'FaceColor',[0 0 0]);
rectangle('Position',[812.5 -968.75 31.25 31.25], 'FaceColor',[1 1 1]);
rectangle('Position',[843.75 -968.75 31.25 31.25], 'FaceColor',[1 1 1]);
rectangle('Position',[812.5 -1000 31.25 31.25], 'FaceColor',[0 0 0]);
rectangle('Position',[843.75 -1000 31.25 31.25], 'FaceColor',[0 0 0]);
rectangle('Position',[937.5 -906.25 31.25 31.25], 'FaceColor',[1 1 1]);
rectangle('Position',[968.75 -906.25 31.25 31.25], 'FaceColor',[0 0 0]);
rectangle('Position',[937.5 -937.5 31.25 31.25], 'FaceColor',[1 1 1]);
rectangle('Position',[968.75 -937.5 31.25 31.25], 'FaceColor',[0 0 0]);
rectangle('Position',[875 -968.75 31.25 31.25], 'FaceColor',[1 1 1]);
rectangle('Position',[906.25 -968.75 31.25 31.25], 'FaceColor',[1 1 1]);
rectangle('Position',[875 -1000 31.25 31.25], 'FaceColor',[0 0 0]);
rectangle('Position',[906.25 -1000 31.25 31.25], 'FaceColor',[0 0 0]);
rectangle('Position',[937.5 -968.75 31.25 31.25], 'FaceColor',[1 1 1]);
rectangle('Position',[968.75 -968.75 31.25 31.25], 'FaceColor',[0 0 0]);
rectangle('Position',[937.5 -1000 31.25 31.25], 'FaceColor',[0 0 0]);
rectangle('Position',[968.75 -1000 31.25 31.25], 'FaceColor',[0 0 0]);
X=[933,906.25,843.75,781.25,687.5,687.5,593.75,531.25,468.75,406.25,343.75,281.25,187.5,156.25,156.25,93.75,66];
Y=[-933,-906.25,-843.75,-843.75,-812.5,-687.5,-656.25,-656.25,-593.75,-531.25,-468.75,-406.25,-312.5,-218.75,-156.25,-93.75,-66];
hold on;
plot(X,Y,'r');
legend('1348.95','Location','southoutside');
